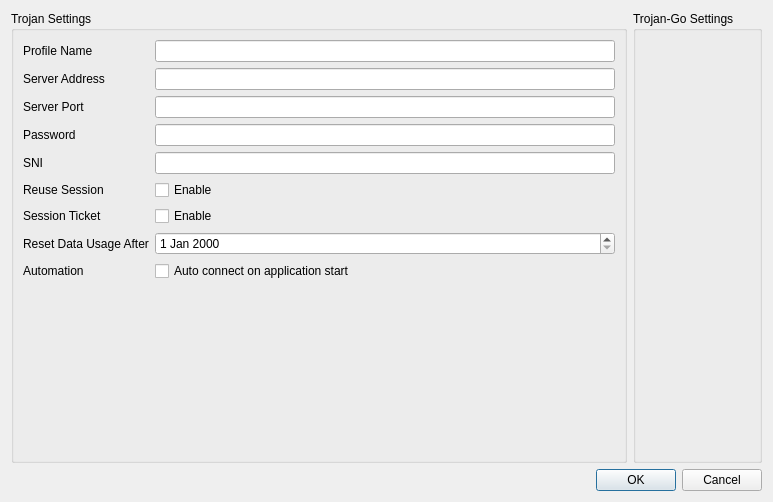
<?xml version="1.0" encoding="UTF-8"?>
<ui version="4.0">
 <class>TrojanEditDialog</class>
 <widget class="QDialog" name="TrojanEditDialog">
  <property name="geometry">
   <rect>
    <x>0</x>
    <y>0</y>
    <width>773</width>
    <height>502</height>
   </rect>
  </property>
  <property name="sizePolicy">
   <sizepolicy hsizetype="Preferred" vsizetype="Preferred">
    <horstretch>0</horstretch>
    <verstretch>0</verstretch>
   </sizepolicy>
  </property>
  <property name="minimumSize">
   <size>
    <width>0</width>
    <height>0</height>
   </size>
  </property>
  <property name="windowTitle">
   <string>Profile Editor</string>
  </property>
  <property name="modal">
   <bool>true</bool>
  </property>
  <layout class="QGridLayout" name="gridLayout_4" columnstretch="2,0">
   <item row="0" column="0">
    <widget class="QGroupBox" name="outboundSettingWrapper">
     <property name="title">
      <string>Trojan Settings</string>
     </property>
     <layout class="QGridLayout" name="gridLayout">
      <item row="0" column="0">
       <layout class="QHBoxLayout" name="horizontalLayout" stretch="0">
        <item>
         <layout class="QFormLayout" name="formLayout">
          <item row="0" column="0">
           <widget class="QLabel" name="label">
            <property name="text">
             <string>Profile Name</string>
            </property>
           </widget>
          </item>
          <item row="0" column="1">
           <widget class="QLineEdit" name="nameEdit"/>
          </item>
          <item row="1" column="0">
           <widget class="QLabel" name="label_2">
            <property name="text">
             <string>Server Address</string>
            </property>
           </widget>
          </item>
          <item row="1" column="1">
           <widget class="QLineEdit" name="serverAddrEdit"/>
          </item>
          <item row="2" column="0">
           <widget class="QLabel" name="label_3">
            <property name="text">
             <string>Server Port</string>
            </property>
           </widget>
          </item>
          <item row="2" column="1">
           <widget class="QLineEdit" name="serverPortEdit"/>
          </item>
          <item row="3" column="0">
           <widget class="QLabel" name="label_4">
            <property name="text">
             <string>Password</string>
            </property>
           </widget>
          </item>
          <item row="3" column="1">
           <widget class="QLineEdit" name="pwdEdit">
            <property name="echoMode">
             <enum>QLineEdit::Password</enum>
            </property>
           </widget>
          </item>
          <item row="4" column="0">
           <widget class="QLabel" name="label_5">
            <property name="text">
             <string>SNI</string>
            </property>
           </widget>
          </item>
          <item row="4" column="1">
           <widget class="QLineEdit" name="sniEdit"/>
          </item>
          <item row="5" column="0">
           <widget class="QLabel" name="label_7">
            <property name="text">
             <string>Reuse Session</string>
            </property>
           </widget>
          </item>
          <item row="5" column="1">
           <widget class="QCheckBox" name="reuseSessionCheckBox">
            <property name="text">
             <string>Enable</string>
            </property>
           </widget>
          </item>
          <item row="6" column="0">
           <widget class="QLabel" name="label_10">
            <property name="text">
             <string>Session Ticket</string>
            </property>
           </widget>
          </item>
          <item row="6" column="1">
           <widget class="QCheckBox" name="sessionTicketCheckBox">
            <property name="text">
             <string>Enable</string>
            </property>
           </widget>
          </item>
          <item row="7" column="0">
           <widget class="QLabel" name="label_8">
            <property name="text">
             <string>Reset Data Usage After</string>
            </property>
           </widget>
          </item>
          <item row="7" column="1">
           <widget class="QDateEdit" name="resetDateEdit"/>
          </item>
          <item row="8" column="0">
           <widget class="QLabel" name="label_9">
            <property name="text">
             <string>Automation</string>
            </property>
           </widget>
          </item>
          <item row="8" column="1">
           <widget class="QCheckBox" name="autoStartCheckBox">
            <property name="text">
             <string>Auto connect on application start</string>
            </property>
           </widget>
          </item>
         </layout>
        </item>
       </layout>
      </item>
     </layout>
    </widget>
   </item>
   <item row="0" column="1">
    <widget class="QGroupBox" name="streamSettingsGroupBox">
     <property name="title">
      <string>Trojan-Go Settings</string>
     </property>
     <property name="checked">
      <bool>false</bool>
     </property>
     <layout class="QGridLayout" name="gridLayout_3">
      <item row="0" column="0">
       <layout class="QGridLayout" name="trojangoFrame"/>
      </item>
     </layout>
    </widget>
   </item>
   <item row="1" column="0" colspan="2">
    <widget class="QDialogButtonBox" name="buttonBox">
     <property name="orientation">
      <enum>Qt::Horizontal</enum>
     </property>
     <property name="standardButtons">
      <set>QDialogButtonBox::Cancel|QDialogButtonBox::Ok</set>
     </property>
    </widget>
   </item>
  </layout>
 </widget>
 <resources/>
 <connections>
  <connection>
   <sender>buttonBox</sender>
   <signal>rejected()</signal>
   <receiver>TrojanEditDialog</receiver>
   <slot>reject()</slot>
   <hints>
    <hint type="sourcelabel">
     <x>386</x>
     <y>480</y>
    </hint>
    <hint type="destinationlabel">
     <x>386</x>
     <y>250</y>
    </hint>
   </hints>
  </connection>
 </connections>
</ui>
